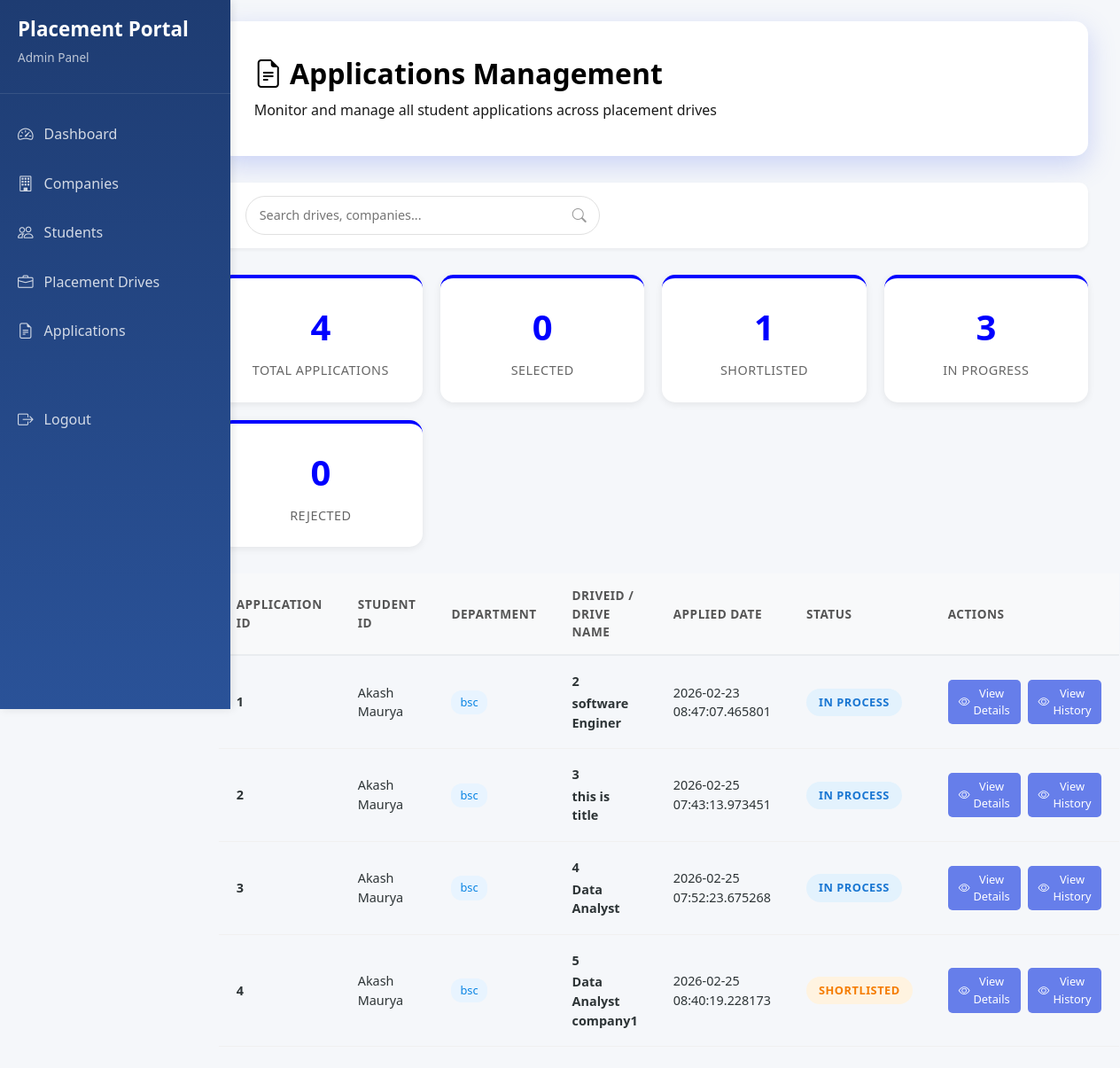
The page /admin/applications on the database as committed earlier.
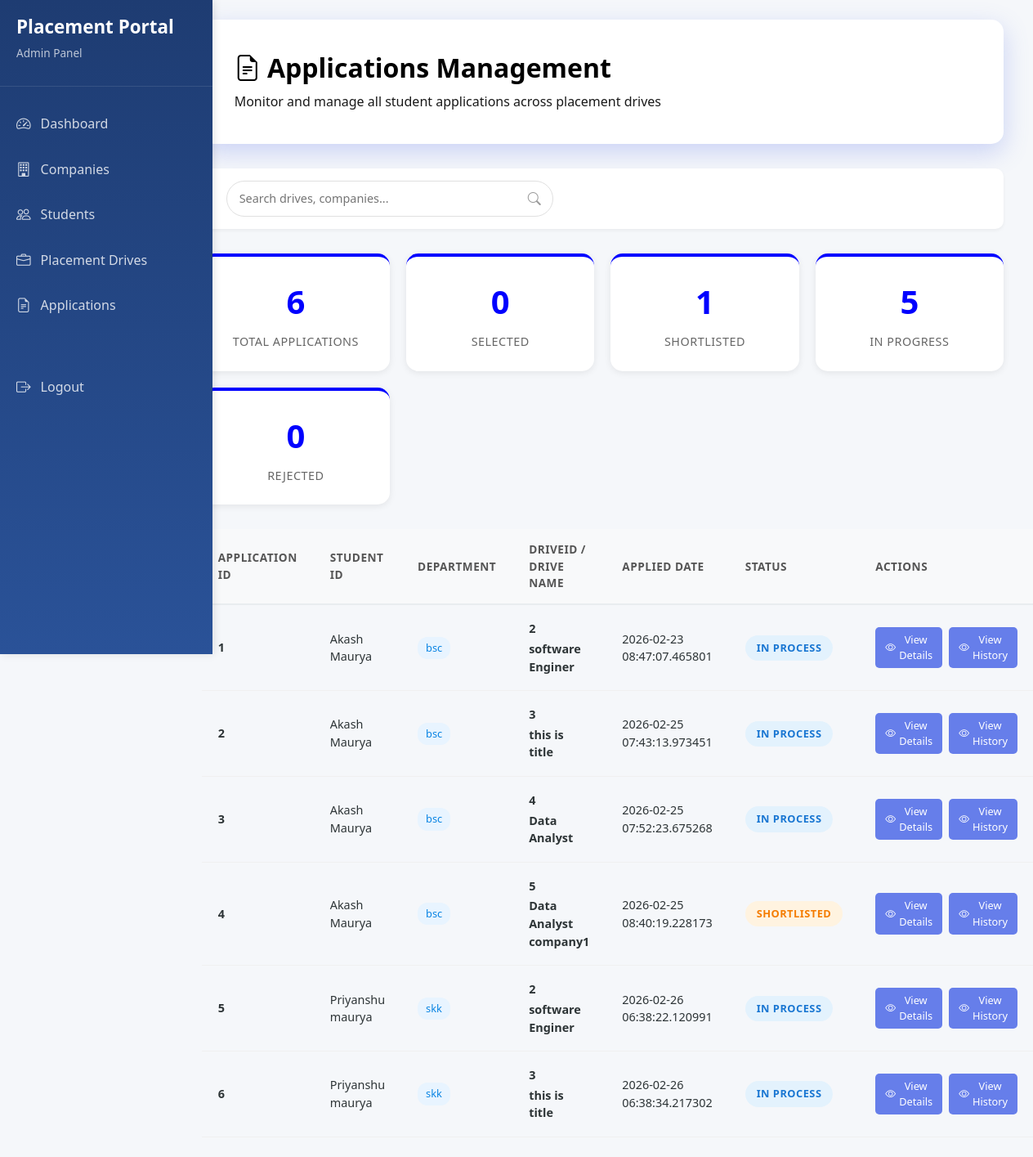
The same page on the database as committed later.
### portal/models.py (models this page shows)
class Application(db.Model,UserMixin):
    __tablename__ = 'applications'
    id = db.Column(db.Integer , primary_key = True)
    student_id = db.Column(db.Integer,db.ForeignKey('students.id'), nullable = False)
    drive_id = db.Column(db.Integer,db.ForeignKey('placement_drives.id') , nullable = False)
    applied_at = db.Column(db.DateTime,default = datetime.utcnow)
    status = db.Column(db.String(30), nullable = False,default = 'PENDING')#PENDING , SHORTLISTED,SELECTED , REJECTED
    drive = db.relationship('Drive', backref='applications')
    student = db.relationship('Student' , backref = 'students')
    __table_args__ = (
    db.UniqueConstraint('student_id', 'drive_id', name='unique_student_drive'),
)

class Student(db.Model,UserMixin):
    __tablename__ = 'students'
    id = db.Column(db.Integer , primary_key = True)
    user_id = db.Column(db.Integer,db.ForeignKey('users.id') , nullable = False)
    name = db.Column(db.String(50),nullable = False)
    branch = db.Column(db.String(30) )
    cgpa = db.Column(db.Float ,nullable = False)
    resume_path = db.Column(db.String(200),nullable= False)
    is_blacklisted = db.Column(db.Boolean , default = False)

class Drive(db.Model,UserMixin):
    __tablename__ = 'placement_drives'
    id = db.Column(db.Integer , primary_key = True)
    company_id = db.Column(db.Integer,db.ForeignKey('companies.id') , nullable = False)
    job_title = db.Column(db.String(100), nullable = False)
    description = db.Column(db.String(200), nullable = False)
    eligibility = db.Column(db.String(100), nullable = False)
    deadline = db.Column(db.DateTime, nullable = False)
    status = db.Column(db.String(20), nullable = False,default ='APPROVED') #APPROVED,PENDING,CLOSED
    company = db.relationship('Company' , backref = 'companies')

### app.py (the view)
@app.route('/admin/applications')
def admin_applications():
    apple = Application.query.all()
    total_application = len(Application.query.all())
    total_pending = len(Application.query.filter_by(status='PENDING').all())
    total_shortlisted = len(Application.query.filter_by(status='SHORTLISTED').all())
    total_rejected = len(Application.query.filter_by(status='REJECTED').all())
    total_selected = len(Application.query.filter_by(status='SELECTED').all())
    return render_template('admin/admin_applications.html',t_a = total_application,
                           t_p = total_pending,t_app = total_selected,
                           t_s = total_shortlisted,
                           t_r = total_rejected,
                           apple = apple)

### templates/admin/admin_applications.html (shortened to what this page needs)
{% extends "admin/admin_base.html" %}
{% block content %}
<div class="header">
    <h1><i class="bi bi-file-earmark-text"></i> Applications Management</h1>
    <p>Monitor and manage all student applications across placement drives</p>
</div>
<div class="nav">
    <div class="search">
        <input type="text" placeholder="Search drives, companies...">
        <i class="bi bi-search"></i>
    </div>
</div>
<div class="stats">
    <div class="stat hov">
        <div class="stat-number">{{t_a}}</div>
        <div class="stat-label">Total Applications</div>
    </div>
    <div class="stat hov applied">
        <div class="stat-number">{{t_app}}</div>
        <div class="stat-label">Selected</div>
    </div>
    <div class="stat hov shortlisted">
        <div class="stat-number">{{t_s}}</div>
        <div class="stat-label">Shortlisted</div>
    </div>
    <div class="stat hovr selected">
        <div class="stat-number">{{t_p}}</div>
        <div class="stat-label">In Progress</div>
    </div>
    <div class="stat hovr rejected">
        <div class="stat-number">{{t_r}}</div>
        <div class="stat-label">Rejected</div>
    </div>
</div>
<div id="tableView">
    <table class="app-tab">
        <thead>
            <tr>
                <th>Application ID</th>
                <th>Student ID</th>
                <th>Department</th>
                <th>DriveID / Drive Name</th>
                <th>Applied Date</th>
                <th>Status</th>
                <th>Actions</th>
            </tr>
        </thead>
        <tbody>
            {% for a in apple %}
            <tr>
                <td><strong>{{a.id}}</strong></td>
                <td>
                    <div class="s-cell">
                        <div class="stud-deta">
                            <div class="student-name">{{a.student.name}}</div>
                        </div>
                    </div>
                </td>
                <td>
                    <span class="dept-badge">{{a.student.branch}}</span>
                </td>
                <td>
                    <div class="d-info">
                        <div class="drive-title-sm">{{a.drive_id}}</div>
                        <div class="drive-title-sm">{{a.drive.job_title}}</div>
                    </div>
                </td>
                <td>{{a.applied_at}}</td>
                <td>
                    {% if a.status == 'SHORTLISTED' %}
                    <span class="status-badge status-shortlisted">Shortlisted</span>
                    {% elif a.status == 'SELECTED' %}
                    <span class="status-badge status-selected">Selected</span>
                    {% elif a.status == 'REJECTED' %}
                    <span class="status-badge status-rejected">Rejected</span>
                    {% else %}
                    <span class="status-badge status-applied">In Process</span>
                    {% endif %}
                </td>
                <td>
                    <div class="t-a">
                        <a href="{{url_for('student_detail' , apple_id = a.student_id)}}">
                            <button class="btn-sm btn-view">
                                <i class="bi bi-eye"></i> View Details
                            </button>
                        </a>
                        <a href="{{url_for('history_ad' , student_id = a.student_id)}}">
                            <button class="btn-sm btn-view">
                                <i class="bi bi-eye"></i> View History
                            </button>
                        </a>
                    </div>
                </td>
            </tr>
            {% endfor %}
        </tbody>
    </table>
</div>
{% endblock %}

### templates/admin/admin_base.html (shortened to what this page needs)
<!DOCTYPE html>
<html lang="en">
<head>
    <link href="https://cdn.jsdelivr.net/npm/bootstrap@5.3.0-alpha1/dist/css/bootstrap.min.css" rel="stylesheet">
    <link rel="stylesheet" href="https://cdn.jsdelivr.net/npm/bootstrap-icons@1.13.1/font/bootstrap-icons.min.css">
</head>
<body>
    <div class="container-fluid">
        <div class="row">
            <div class="sidebar">
                <div class="sidebar-logo">
                    <h3>Placement Portal</h3>
                    <p>Admin Panel</p>
                </div>
                <ul class="sidebar-list">
                    <li>
                        <a href="{{url_for('admin')}}" class="a">
                            <i class="bi bi-speedometer2"></i>
                            <span>Dashboard</span>
                        </a>
                    </li>
                    <li>
                        <a href="{{url_for('admin_companies')}}" class="a_c">
                            <i class="bi bi-building"></i>
                            <span>Companies</span>
                        </a>
                    </li>
                    <li>
                        <a href="{{url_for('admin_student')}}" class="a_s">
                            <i class="bi bi-people"></i>
                            <span>Students</span>
                        </a>
                    </li>
                    <li>
                        <a href="{{url_for('admin_drives')}}" class="a_p">
                            <i class="bi bi-briefcase"></i>
                            <span>Placement Drives</span>
                        </a>
                    </li>
                    <li>
                        <a href="{{url_for('admin_applications')}}" class="a_a">
                            <i class="bi bi-file-earmark-text"></i>
                            <span>Applications</span>
                        </a>
                    </li>
                    <li>
                        <a href="{{url_for('logout')}}" style="margin-top: 50px;">
                            <i class="bi bi-box-arrow-right"></i>
                            <span>Logout</span>
                        </a>
                    </li>
                </ul>
            </div>
            <div class="col-md-9 col-lg-10 ms-auto">
                <main class="p-4">
                    {% block content %}{% endblock %}
                </main>
            </div>
        </div>
    </div>
</body>
</html>

### templates/admin/admin_base.html (style rules this page uses)
* { margin: 0; padding: 0; box-sizing: border-box; }
body { font-family: 'Segoe UI', Tahoma, Geneva, Verdana, sans-serif; background: #f5f7fa; color: #333; }
.sidebar { position: fixed; top: 0; left: 0; height: 100vh; width: 260px; background: linear-gradient(180deg, #1e3c72 0%, #2a5298 100%); padding: 20px 0; z-index: 1000; box-shadow: 2px 0 10px rgba(0, 0, 0, 0.1); }
.sidebar-logo { padding: 0 20px 30px; border-bottom: 1px solid rgba(255, 255, 255, 0.1); margin-bottom: 20px; }
.sidebar-logo h3 { color: white; font-size: 1.4rem; font-weight: 600; }
.sidebar-logo p { color: rgba(255, 255, 255, 0.7); font-size: 0.85rem; margin: 0; }
.sidebar-list { list-style: none; padding: 0; }
.sidebar-list li { margin-bottom: 5px; }
.sidebar-list a { display: flex; align-items: center; padding: 12px 20px; color: rgba(255, 255, 255, 0.8); text-decoration: none; transition: all 0.3s ease; }
.sidebar-list i { margin-right: 12px; font-size: 1.1rem; }
.nav { background: white; padding: 15px 30px; border-radius: 10px; margin-bottom: 30px; box-shadow: 0 2px 4px rgba(0, 0, 0, 0.05); display: flex; justify-content: space-between; align-items: center; }
.search { flex: 1; max-width: 400px; position: relative; }
.search input { width: 100%; padding: 10px 40px 10px 15px; border: 1px solid #e0e0e0; border-radius: 25px; font-size: 0.9rem; }
.search i { position: absolute; right: 15px; top: 50%; transform: translateY(-50%); color: #999; }
.header { background-color: white; color: black; padding: 40px; border-radius: 15px; margin-bottom: 30px; box-shadow: 0 10px 30px rgba(102, 126, 234, 0.3); }
.header h1 { font-size: 2rem; margin-bottom: 10px; font-weight: 700; }
.header p { margin: 0; opacity: 0.9; font-size: 1rem; }
.stats { display: grid; grid-template-columns: repeat(auto-fit, minmax(200px, 1fr)); gap: 20px; margin-bottom: 30px; }
.stat { background: white; padding: 25px; border-radius: 12px; box-shadow: 0 2px 8px rgba(0, 0, 0, 0.08); text-align: center; transition: transform 0.3s ease, box-shadow 0.3s ease; border-top: 4px solid blue; }
.stat-number { font-size: 2.5rem; font-weight: 700; color: blue; margin-bottom: 8px; }
.stat-label { font-size: 0.9rem; color: #666; text-transform: uppercase; letter-spacing: 0.5px; font-weight: 500; }
.btn-view { background: blue; color: white; }
.app-tab { width: 100%; border-collapse: collapse; }
.app-tab thead { background: #f8f9fa; }
.app-tab th { padding: 15px 20px; text-align: left; font-size: 0.85rem; font-weight: 600; color: #555; text-transform: uppercase; letter-spacing: 0.5px; border-bottom: 2px solid #e9ecef; }
.app-tab tbody tr { border-bottom: 1px solid #f0f0f0; transition: all 0.3s ease; }
.app-tab td { padding: 18px 20px; font-size: 0.9rem; color: #2d3436; }
.s-cell { display: flex; align-items: center; gap: 12px; }
.stud-deta { display: flex; flex-direction: column; }
.d-info { display: flex; flex-direction: column; gap: 3px; }
.drive-title-sm { font-weight: 600; color: #2d3436; }
.status-badge { display: inline-block; padding: 6px 14px; border-radius: 20px; font-size: 0.8rem; font-weight: 600; text-transform: uppercase; letter-spacing: 0.5px; }
.status-applied { background: #e3f2fd; color: #1976d2; }
.status-shortlisted { background: #fff3e0; color: #f57c00; }
.dept-badge { display: inline-block; padding: 4px 10px; background: #e8f4ff; color: #0984e3; border-radius: 12px; font-size: 0.8rem; font-weight: 500; }
.t-a { display: flex; gap: 8px; }
.btn-sm { padding: 6px 12px; font-size: 0.8rem; border-radius: 5px; border: none; cursor: pointer; transition: all 0.3s ease; display: inline-flex; align-items: center; gap: 4px; }
.btn-view { background: #667eea; color: white; }

### templates/admin/admin_applications.html (style rules this page uses)
a { text-decoration: none; }
.hov { border-radius: 15px; }
.hovr { border-radius: 15px; }

Rows that differ between the two databases and show on the page:
added Application: id "5", student.name "Priyanshu maurya", student.branch "skk", drive_id "2", drive.job_title "software Enginer", applied_at "2026-02-26 06:38:22.120991", status "IN PROCESS"
added Application: id "6", student.name "Priyanshu maurya", student.branch "skk", drive_id "3", drive.job_title "this is title", applied_at "2026-02-26 06:38:34.217302", status "IN PROCESS"
Other text that changed with them:
{{ t_a }}: "4" → "6"
{{ t_p }}: "3" → "5"
